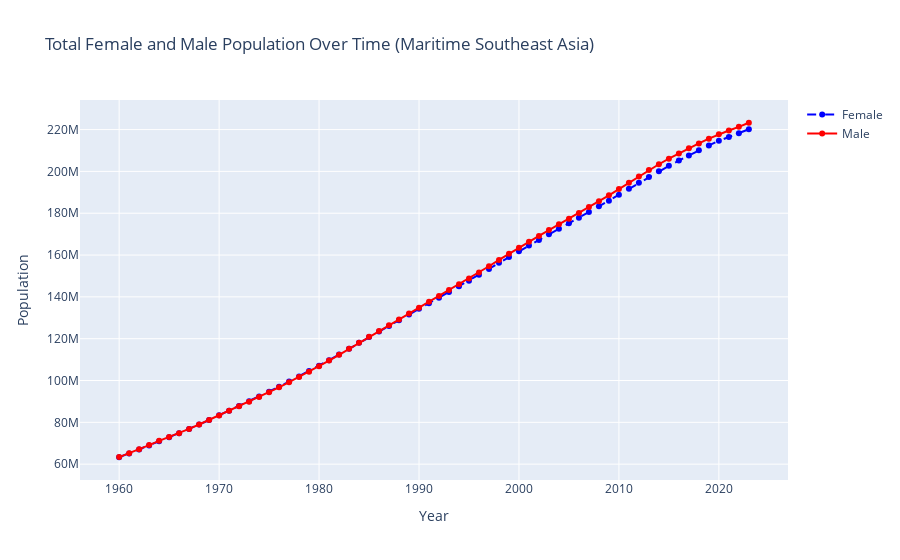

The code cell stored with this chart in its notebook:
### Code cell
# Produce total female versus male populations over time for region as a whole
import plotly.graph_objects as go

def overlay_region_population(df, countries):
    """
    Function to overlay the total female and male population for the region (Maritime Southeast Asia).
    
    Parameters:
    - df (pd.DataFrame): The DataFrame containing the population data.
    - countries (list): List of country names in the region to aggregate the data.
    
    Returns:
    - A Plotly figure with the overlayed female and male population data for the region.
    """
    
    # Aggregate the female and male population across the specified countries
    female_pop_region = df["Total Female"][countries].sum(axis=1)
    male_pop_region = df["Total Male"][countries].sum(axis=1)
    
    # Create a figure
    fig = go.Figure()
    
    # Add the total female population plot
    fig.add_trace(go.Scatter(x=female_pop_region.index, y=female_pop_region, mode='lines+markers', name='Female', line=dict(dash='dash', color='blue')))
    
    # Add the total male population plot
    fig.add_trace(go.Scatter(x=male_pop_region.index, y=male_pop_region, mode='lines+markers', name='Male', line=dict(dash='solid', color='red')))
    
    # Add title and labels
    fig.update_layout(title="Total Female and Male Population Over Time (Maritime Southeast Asia)",
                      xaxis_title="Year",
                      yaxis_title="Population")
    
    # Show the plot
    fig.show()

# List of countries in Maritime Southeast Asia
countries = ["Brunei Darussalam", "Indonesia", "Malaysia", "Papua New Guinea", "Philippines", "Timor-Leste"]

# Call the function to plot total female and male population for the region
overlay_region_population(MSEA_pop, countries)
